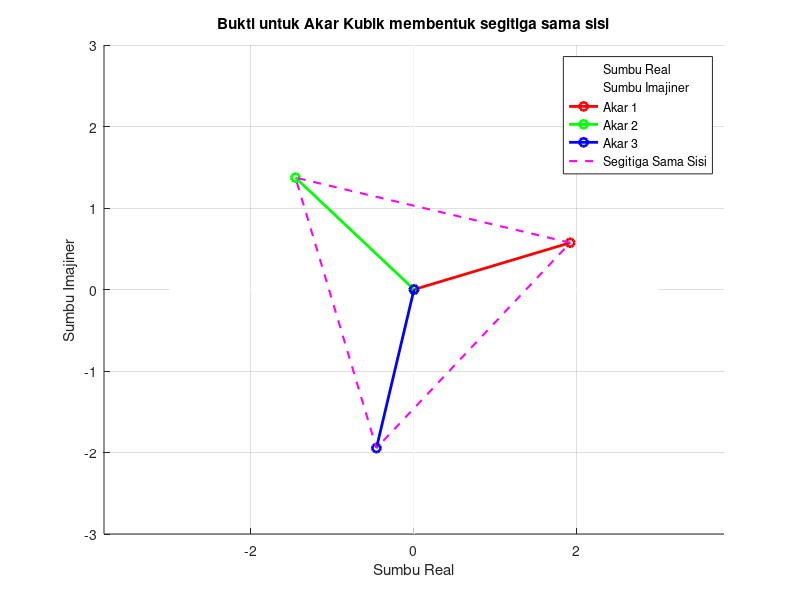

This chart was generated by the following MATLAB code:
%  UTS Matematika Sains Data — Semester Genap 2025/2026 
%  Soal 4 —  Bilangan Kompleks
%  --------------------------------------------------- 
%  Nama  : Ivan Fransiscus
%  NIM   : 2510514014
%  Parameter: N=14, a=1, b=4, K=6, theta0=50, alpha=0,005 
%  Tanggal: 2026-04-27 
% ===================================================== 

clc; clear; close all; 
  
% Parameter personalisasi 
N = 14;  a = 1;  b = 4;  K = 6; 
theta0 = 50;  % derajat 
alpha_lr = 0.005;

% nomor 4 bagian b
z1 = (a + 2) + (b + 1)*1i; 
z2 = (b + 1) - (a + 2)*1i;

%operasi bilangan kompleks
z_tambah = z1 + z2;
z_kali = z1 * z2;
z_bagi = z1 / z2;
z_selisih_abs = abs(z1 - z2);

disp('= soal 4b');
fprintf('z1 + z2   = %.2f + %.2fi\n', real(z_tambah), imag(z_tambah));
fprintf('z1 * z2   = %.2f + %.2fi\n', real(z_kali), imag(z_kali));
fprintf('z1 / z2   = %.2f + %.2fi\n', real(z_bagi), imag(z_bagi));
fprintf('|z1 - z2| = %.2f\n', z_selisih_abs);

% nomor 4 bagian d
r_akar = 8^(1/3);

% menghitung tiga sudut
sudut_1 = (theta0 + 0 * 360) / 3;
sudut_2 = (theta0 + 1 * 360) / 3;
sudut_3 = (theta0 + 2 * 360) / 3;

% mengubah format polar menjadi bilangan kompleks
akar_1 = r_akar * (cosd(sudut_1) + 1i * sind(sudut_1));
akar_2 = r_akar * (cosd(sudut_2) + 1i * sind(sudut_2));
akar_3 = r_akar * (cosd(sudut_3) + 1i * sind(sudut_3));

figure;
hold on;
grid on;
axis equal;

% untuk sumbu x dan y + custom jadi warna putih
plot([-3 3], [0 0], 'w', 'LineWidth', 1);
plot([0 0], [-3 3], 'w', 'LineWidth', 1);

%membuat garis dari (0,0) ke tiap koordinat titik akar
plot([0 real(akar_1)], [0 imag(akar_1)], 'r-o', 'LineWidth', 2);
plot([0 real(akar_2)], [0 imag(akar_2)], 'g-o', 'LineWidth', 2);
plot([0 real(akar_3)], [0 imag(akar_3)], 'b-o', 'LineWidth', 2);

%membuat garis untuk menyambungkan tiap koordinat ititk akar
x_segitiga = [real(akar_1), real(akar_2), real(akar_3), real(akar_1)];
y_segitiga = [imag(akar_1), imag(akar_2), imag(akar_3), imag(akar_1)];
plot(x_segitiga, y_segitiga, 'm--', 'LineWidth', 1.5);

xlabel('Sumbu Real');
ylabel('Sumbu Imajiner');
title('Bukti untuk Akar Kubik membentuk segitiga sama sisi');
legend('Sumbu Real', 'Sumbu Imajiner', 'Akar 1', 'Akar 2', 'Akar 3', 'Segitiga Sama Sisi');

hold off;
